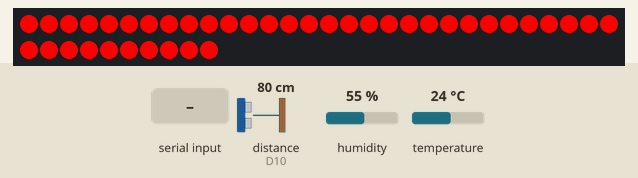
A sketch run on a simulated Arduino Uno R4 WiFi. On the bench: 40 RGB LEDs in strip order, left to right, continuing on the next row. Inputs (shaded band) come from the test bench; at power-on: distance to the obstacle (sensor on D10) 80 cm, humidity 55 %, temperature 24 °C. The echo pulse lasts 58.3 µs per cm; dim RGB values are drawn brighter than linear; what the sketch prints to the serial monitor is not drawn.

Above: at 0.1 s.
At 2.78 s:
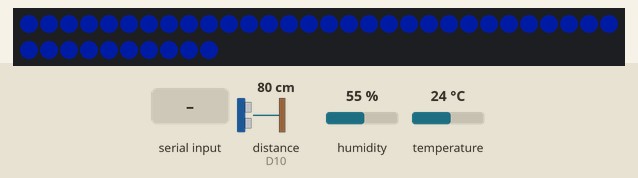
2.8 s: "MEASURE|1\n" received over Serial
5.8 s: "OFF|1\n" received over Serial
At 7.27 s:
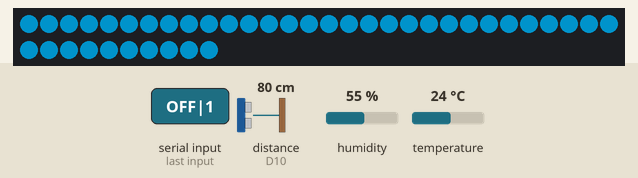

The sketch:

arduino.ino
```cpp
#include <WiFiS3.h>
#include <SPI.h>
#include <MFRC522.h>
#include <DHT.h>
#include <Adafruit_NeoPixel.h>

// ======================================================
//  PIN DEFINITIONS
// ======================================================
#define DHTPIN        2
#define DHTTYPE       DHT11

#define LED_PIN       6        // WS2812 strip
#define LED_COUNT     40       // use first 20 LEDs

// Ultrasonic
#define ULTRA_TRIG    9
#define ULTRA_ECHO    10

// Wind Sensor (Modern Device Rev C)
#define WIND_RV_PIN   A1
#define WIND_TMP_PIN  A0

// ======================================================
//  OBJECTS
// ======================================================
DHT dht(DHTPIN, DHTTYPE);
Adafruit_NeoPixel strip(LED_COUNT, LED_PIN, NEO_GRB + NEO_KHZ800);

// Idle animation control
unsigned long lastIdle = 0;
uint8_t idlePhase = 0;
bool inStoryMode = false;  // Flag to disable idle animation during story


// ======================================================
//  BASIC HELPERS
// ======================================================

void setLED(int r, int g, int b) {
  r = constrain(r,0,255);
  g = constrain(g,0,255);
  b = constrain(b,0,255);

  Serial.print("🔴 setLED called: R=");
  Serial.print(r);
  Serial.print(" G=");
  Serial.print(g);
  Serial.print(" B=");
  Serial.println(b);

  for(int i=0; i<LED_COUNT; i++){
    strip.setPixelColor(i, strip.Color(r,g,b));
  }
  strip.show();

  Serial.println("✅ strip.show() completed");
}

void handleColorCommand(String cmd){
  Serial.print("📨 Received COLOR command: ");
  Serial.println(cmd);

  int bar = cmd.indexOf('|');
  if(bar<0) {
    Serial.println("❌ ERROR: No | found in command");
    return;
  }

  String rgb = cmd.substring(bar+1);
  Serial.print("📋 RGB string: ");
  Serial.println(rgb);

  int c1 = rgb.indexOf(',');
  int c2 = rgb.indexOf(',', c1+1);
  if(c1<0 || c2<0) {
    Serial.println("❌ ERROR: Commas not found in RGB string");
    return;
  }

  int r = rgb.substring(0,c1).toInt();
  int g = rgb.substring(c1+1,c2).toInt();
  int b = rgb.substring(c2+1).toInt();

  Serial.print("🎨 Parsed values: R=");
  Serial.print(r);
  Serial.print(" G=");
  Serial.print(g);
  Serial.print(" B=");
  Serial.println(b);

  inStoryMode = true;  // Disable idle animation
  setLED(r,g,b);
}

// ======================================================
//  IDLE LED BREATHING EFFECT
// ======================================================
void idleAnimation(){
  if(inStoryMode) return;  // Don't run during story

  unsigned long now = millis();
  if(now - lastIdle < 25) return;
  lastIdle = now;

  idlePhase++;
  float f = idlePhase / 255.0f;

  float bright = (f < 0.5f) ? (2*f*f) : (1 - 2*(1-f)*(1-f));
  uint8_t val = bright * 80;

  setLED(0, val, val+30);
}


// ======================================================
//  WIND SENSOR CALCULATION
// ======================================================
float readWindMPH(float &tempC) {

  int TMP_raw = analogRead(WIND_TMP_PIN);
  int RV_raw  = analogRead(WIND_RV_PIN);

  float RV_volts = RV_raw * 0.0048828125;

  float TempCtimes100 =
      0.005 * ((float)TMP_raw * TMP_raw)
      - 16.862 * TMP_raw
      + 9075.4;

  tempC = TempCtimes100 / 100.0;

  float zeroWind =
    -0.0006 * (TMP_raw * TMP_raw)
    + 1.0727 * TMP_raw
    + 47.172;

  float zeroWind_volts = zeroWind * 0.0048828125 - 0.2;

  float windMPH = pow(((RV_volts - zeroWind_volts) / 0.2300), 2.7265);
  if (windMPH < 0) windMPH = 0;

  return windMPH;
}


// ======================================================
//  ULTRASONIC WATER DEPTH
// ======================================================
long readUltrasonicCM(){
  digitalWrite(ULTRA_TRIG, LOW);
  delayMicroseconds(2);
  digitalWrite(ULTRA_TRIG, HIGH);
  delayMicroseconds(10);
  digitalWrite(ULTRA_TRIG, LOW);

  long duration = pulseIn(ULTRA_ECHO, HIGH, 40000);
  if(duration == 0) return -1;

  long cm = duration / 29 / 2;
  return cm;
}


// ======================================================
//   SEND MEASUREMENTS TO PYTHON
// ======================================================
void sendEnvironment(){
  Serial.println("📊 Reading sensors...");

  float t = dht.readTemperature();
  float h = dht.readHumidity();

  float tWind;
  float windMPH = readWindMPH(tWind);

  long depth = readUltrasonicCM();

  Serial.print("ENV|T=");
  if(isnan(t)) Serial.print("nan"); else Serial.print(t,1);

  Serial.print("|H=");
  if(isnan(h)) Serial.print("nan"); else Serial.print(h,1);

  Serial.print("|DEPTH=");
  Serial.print(depth);

  Serial.print("|WIND=");
  Serial.println(windMPH,1);
}


// ======================================================
//  SETUP
// ======================================================
void setup() {
  Serial.begin(115200);
  while(!Serial){}

  Serial.println("🚀 Starting StoryBox...");

  dht.begin();

  pinMode(ULTRA_TRIG, OUTPUT);
  pinMode(ULTRA_ECHO, INPUT);

  Serial.println("💡 Initializing LED strip...");
  strip.begin();
  strip.setBrightness(255);
  strip.show();

  Serial.println("🧪 Testing LED strip with startup sequence...");

  // Startup test: Red
  Serial.println("Test 1: RED");
  setLED(255, 0, 0);
  delay(500);

  // Startup test: Green
  Serial.println("Test 2: GREEN");
  setLED(0, 255, 0);
  delay(500);

  // Startup test: Blue
  Serial.println("Test 3: BLUE");
  setLED(0, 0, 255);
  delay(500);

  // Off
  Serial.println("Test 4: OFF");
  setLED(0, 0, 0);

  Serial.println("✅ StoryBox Sensor Node Ready");
  Serial.println("📡 Commands: MEASURE | COLOR|R,G,B | OFF");
  Serial.println("Waiting for commands...");
}


// ======================================================
//  LOOP
// ======================================================
void loop(){

  // Incoming Python commands
  if(Serial.available()){
    String cmd = Serial.readStringUntil('\n');
    cmd.trim();

    Serial.print("📥 Command received: '");
    Serial.print(cmd);
    Serial.println("'");

    if(cmd.equalsIgnoreCase("MEASURE")){
      inStoryMode = false;  // Re-enable idle mode after measurement
      sendEnvironment();
    }
    else if(cmd.startsWith("COLOR|")){
      handleColorCommand(cmd);
    }
    else if(cmd.equalsIgnoreCase("OFF")){
      Serial.println("🔴 Turning LEDs OFF");
      inStoryMode = false;
      setLED(0,0,0);
    }
    else {
      Serial.print("❓ Unknown command: ");
      Serial.println(cmd);
    }
  }

  // Only run idle animation when not in story mode
  idleAnimation();
}
```
